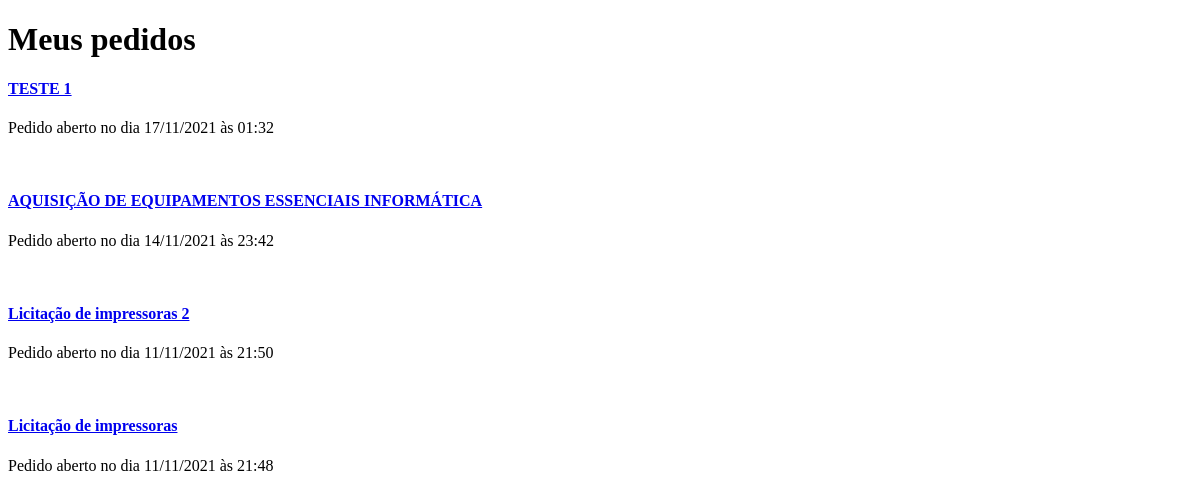
/src/Pedido/meusPedidos.php (signed in), run on an earlier commit of the app's database.
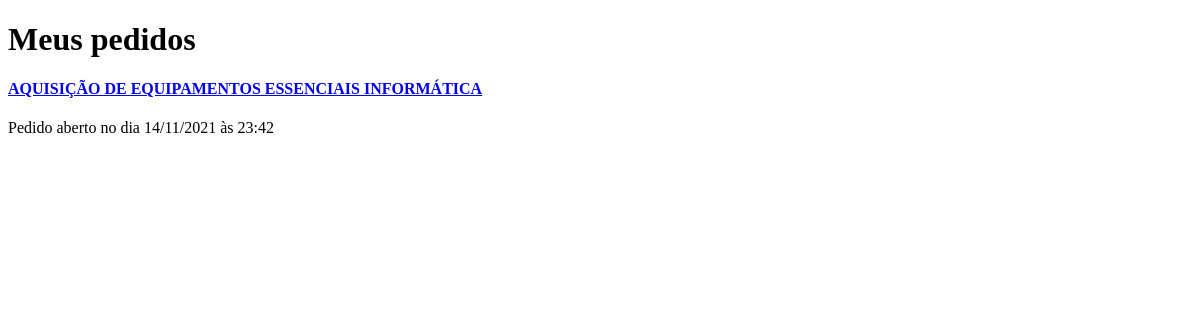
And on a later commit of the database.
### tables this page shows
CREATE TABLE IF NOT EXISTS `pedido` (
  `cod` int(11) NOT NULL AUTO_INCREMENT,
  `titulo` varchar(100) DEFAULT NULL,
  `descricao` text DEFAULT NULL,
  `data_abertura` datetime DEFAULT NULL,
  `data_fechamento` datetime DEFAULT NULL,
  `distancia` int(6) DEFAULT NULL,
  `status` int(11) DEFAULT NULL,
  `modo` int(11) DEFAULT NULL,
  `cnpj` char(14) DEFAULT NULL,
  `endereco_entrega` int(11) DEFAULT NULL,
  PRIMARY KEY (`cod`),
  KEY `FK_pedido-instituicao_publica` (`cnpj`),
  KEY `FK_pedido-modo_pedido` (`modo`),
  KEY `FK_pedido-status_pedido` (`status`),
  KEY `FK_pedido_endereco_instituicao_publica` (`endereco_entrega`),
  CONSTRAINT `FK_pedido-instituicao_publica` FOREIGN KEY (`cnpj`) REFERENCES `instituicao_publica` (`cnpj`) ON DELETE NO ACTION ON UPDATE NO ACTION,
  CONSTRAINT `FK_pedido-modo_pedido` FOREIGN KEY (`modo`) REFERENCES `modo_pedido` (`cod`) ON DELETE NO ACTION ON UPDATE NO ACTION,
  CONSTRAINT `FK_pedido-status_pedido` FOREIGN KEY (`status`) REFERENCES `status_pedido` (`cod`) ON DELETE NO ACTION ON UPDATE NO ACTION,
  CONSTRAINT `FK_pedido_endereco_instituicao_publica` FOREIGN KEY (`endereco_entrega`) REFERENCES `endereco_instituicao_publica` (`cod`) ON DELETE NO ACTION ON UPDATE NO ACTION
);

### src/Pedido/meusPedidos.php (the view, shortened to what this page needs)
<?php
$connection  = require '../scripts/connectionClass.php';
$cnpj = $_SESSION["cnpj"];
$sql = "select pedido.cod, titulo, data_abertura, data_fechamento,
modo_pedido.modo, status_pedido.status
from pedido
INNER JOIN modo_pedido ON pedido.modo = modo_pedido.cod
INNER JOIN status_pedido ON pedido.status = status_pedido.cod
where cnpj = '$cnpj' order by data_abertura DESC";
$dados = $connection->query($sql);
?>
<!DOCTYPE html>
<html lang="pt">
 <head>
</head>
    <body>
        <h1>Meus pedidos</h1>
    <?php
    foreach ($dados as $key => $value) {
        $dataAberturaToTime = strtotime($value['data_abertura']);
        $dataAbertura = strftime('%d/%m/%Y', $dataAberturaToTime);
        $horaAbertura = strftime('%H:%M', $dataAberturaToTime);
        echo '<div>
        <a href="visualisarMeuPedido.php?cod=' . $value['cod'] . '"><h4>' . $value['titulo'] . '</h4></a>
        <p>Pedido aberto no dia ' . $dataAbertura . ' às ' . $horaAbertura . '</p>
       </div><br>';
    }
    ?>
    </body>
</html>

What changed in the data, as far as the page shows it:
removed pedido: titulo "TESTE 1", data_abertura "17/11/2021", data_abertura "01:32"
removed pedido: titulo "Licitação de impressoras 2", data_abertura "11/11/2021", data_abertura "21:50"
removed pedido: titulo "Licitação de impressoras", data_abertura "11/11/2021", data_abertura "21:48"
